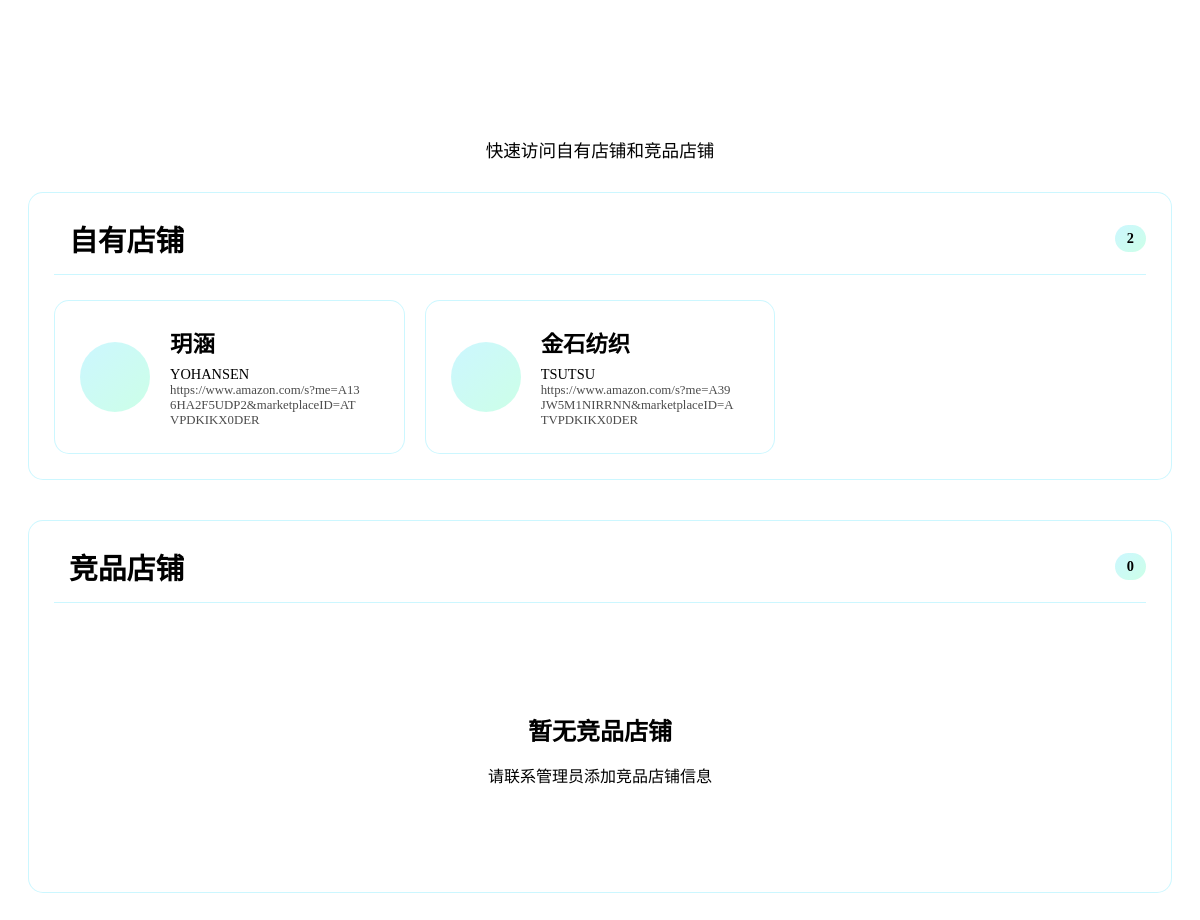
/toolset/shop-nav (signed in), run on the app's committed database.
### tables this page shows
CREATE TABLE "shops" (
                id INTEGER PRIMARY KEY AUTOINCREMENT,
                shop_name TEXT NOT NULL UNIQUE,
                brand_name TEXT,
                shop_url TEXT NOT NULL,
                operator TEXT,
                shop_type TEXT DEFAULT "自有",
                created_at TIMESTAMP DEFAULT CURRENT_TIMESTAMP,
                updated_at TIMESTAMP DEFAULT CURRENT_TIMESTAMP,
                created_by INTEGER,
                FOREIGN KEY (created_by) REFERENCES users (id)
            );

### routes/toolset.py (the view)
@toolset_bp.route('/shop-nav')
@login_required
def shop_nav():
    LogService.log(
        action="访问店铺导航",
        resource="店铺导航",
        log_type="user",
        level="info"
    )
    from core.user_model import User
    username = session.get('username')
    user = User.get_user_by_username(username)
    chinese_name = user.chinese_name if user and user.chinese_name else username
    is_admin = username == 'damonrock'
    from core.shop_model import Shop
    shops_data = Shop.get_shops_by_user_permission(username, chinese_name, is_admin)
    return render_template('operations/shop_nav_embed.html',
                          chinese_name=chinese_name,
                          own_shops=shops_data['own_shops'],
                          competitor_shops=shops_data['competitor_shops'])

### core/auth.py (called while the page is built)
def is_logged_in():
    return 'username' in session

def login_required(f):
    from functools import wraps
    @wraps(f)
    def decorated_function(*args, **kwargs):
        if not is_logged_in():
            return redirect(url_for('auth.login', next=request.url))
        return f(*args, **kwargs)
    return decorated_function

### core/database.py (called while the page is built)
def get_user(username):
    conn = get_db_connection()
    cursor = conn.cursor()
    cursor.execute('SELECT * FROM users WHERE username = ?', (username,))
    user = cursor.fetchone()
    conn.close()
    return user

def add_log(user_id, username, action, resource=None, details=None,
           ip_address=None, user_agent=None, log_type='user', level='info'):
    conn = get_db_connection()
    cursor = conn.cursor()
    try:
        cursor.execute(
            '''INSERT INTO logs
               (user_id, username, action, resource, details, ip_address, user_agent, log_type, level)
               VALUES (?, ?, ?, ?, ?, ?, ?, ?, ?)''',
            (user_id, username, action, resource, details, ip_address, user_agent, log_type, level)
        )
        conn.commit()
        return True
    except Exception as e:
        print(f"添加日志失败: {e}")
        return False
    finally:
        conn.close()

### core/database_config.py (called while the page is built)
def get_db_connection():
    conn = sqlite3.connect(DB_PATH)
    conn.execute(f"PRAGMA temp_store = 2")  # 使用临时内存存储
    conn.execute("PRAGMA journal_mode = WAL")  # 使用WAL模式提高并发性能
    def beijing_now():
        """返回当前北京时间"""
        return datetime.strftime(datetime.now(), '%Y-%m-%d %H:%M:%S')
    conn.create_function("beijing_now", 0, beijing_now)
    conn.row_factory = sqlite3.Row  # 使结果可以通过列名访问
    return conn

### core/shop_model.py (called while the page is built)
    @classmethod
    def get_shops_by_user_permission(cls, username, chinese_name=None, is_admin=False):
        all_shops = cls.get_by_user_permission(username, chinese_name, is_admin)
        own_shops = []
        competitor_shops = []
        for shop in all_shops:
            if shop.shop_type == '自有':
                own_shops.append(shop)
            elif shop.shop_type == '竞品':
                competitor_shops.append(shop)
        return {
            'own_shops': own_shops,
            'competitor_shops': competitor_shops
        }

### templates/operations/shop_nav_embed.html (shortened to what this page needs)
<div class="shop-nav-container">
    <div class="nav-header">
        <h2> 店铺导航</h2>
        <p>快速访问自有店铺和竞品店铺</p>
    </div>
    <div class="shops-categories">
        <div class="shop-category">
            <div class="category-title">
                <h3>自有店铺</h3>
                <span class="shop-count">{{ own_shops|length if own_shops else 0 }}</span>
            </div>
            <div class="shop-cards">
                {% if own_shops %}
                    {% for shop in own_shops %}
                    <div class="shop-card">
                        <a href="{{ shop.shop_url }}" target="_blank" class="shop-link">
                            <div class="shop-icon">
                            </div>
                            <div class="shop-content">
                                <h4>{{ shop.shop_name }}</h4>
                                <p>{{ shop.brand_name if shop.brand_name else '无品牌信息' }}</p>
                                <p class="shop-url">{{ shop.shop_url }}</p>
                            </div>
                        </a>
                    </div>
                    {% endfor %}
                {% else %}
                    <div class="empty-shops">
                        <i class="fas fa-store-slash"></i>
                        <h3>暂无自有店铺</h3>
                        <p>请联系管理员添加自有店铺信息</p>
                    </div>
                {% endif %}
            </div>
        </div>
        <div class="shop-category">
            <div class="category-title">
                <h3>竞品店铺</h3>
                <span class="shop-count">{{ competitor_shops|length if competitor_shops else 0 }}</span>
            </div>
            <div class="shop-cards">
                {% if competitor_shops %}
                    {% for shop in competitor_shops %}
                    <div class="shop-card">
                        <a href="{{ shop.shop_url }}" target="_blank" class="shop-link">
                            <div class="shop-icon">
                                <i class="fas fa-store"></i>
                            </div>
                            <div class="shop-content">
                                <h4>{{ shop.shop_name }}</h4>
                                <p>{{ shop.brand_name if shop.brand_name else '无品牌信息' }}</p>
                                <p class="shop-url">{{ shop.shop_url }}</p>
                            </div>
                            <div class="shop-link-arrow">
                                <i class="fas fa-external-link-alt"></i>
                            </div>
                        </a>
                    </div>
                    {% endfor %}
                {% else %}
                    <div class="empty-shops">
                        <h3>暂无竞品店铺</h3>
                        <p>请联系管理员添加竞品店铺信息</p>
                    </div>
                {% endif %}
            </div>
        </div>
    </div>
</div>

### templates/operations/shop_nav_embed.html (style rules this page uses)
.shop-nav-container { padding: 20px; color: var(--text-primary); }
.nav-header { text-align: center; margin-bottom: 30px; }
.nav-header h2 { font-size: 2.5rem; margin-bottom: 5px; background: linear-gradient(135deg, var(--neon-blue) 0%, var(--neon-purple) 100%); -webkit-background-clip: text; -webkit-text-fill-color: transparent; background-clip: text; }
.nav-header p { font-size: 1.1rem; color: var(--text-secondary); margin-bottom: 5px; }
.shops-categories { display: flex; flex-direction: column; gap: 40px; }
.shop-category { background: rgba(255, 255, 255, 0.05); backdrop-filter: blur(10px); border: 1px solid rgba(0, 212, 255, 0.2); border-radius: 15px; padding: 25px; transition: all var(--transition-normal) ease; }
.category-title { display: flex; align-items: center; gap: 15px; margin-bottom: 25px; padding-bottom: 15px; border-bottom: 1px solid rgba(0, 212, 255, 0.2); }
.category-title h3 { margin: 0; font-size: 1.8em; font-weight: 600; color: var(--text-primary); flex: 1; }
.shop-count { background: linear-gradient(135deg, rgba(0, 212, 255, 0.2), rgba(0, 255, 136, 0.2)); color: var(--neon-blue); padding: 5px 12px; border-radius: 20px; font-size: 0.9rem; font-weight: 600; }
.shop-cards { display: grid; grid-template-columns: repeat(auto-fill, minmax(300px, 1fr)); gap: 20px; }
.shop-url { font-size: 0.8rem !important; word-break: break-all; opacity: 0.7; }
.shop-card { background: rgba(255, 255, 255, 0.05); border: 1px solid rgba(0, 212, 255, 0.2); border-radius: 15px; overflow: hidden; position: relative; transition: all var(--transition-normal) ease; cursor: pointer; }
.shop-card::before { content: ''; position: absolute; top: 0; left: 0; right: 0; bottom: 0; background: linear-gradient(135deg, rgba(0, 212, 255, 0.1) 0%, rgba(157, 78, 221, 0.1) 100%); opacity: 0; transition: opacity 0.3s ease; }
.shop-link { display: flex; align-items: center; padding: 25px; text-decoration: none; color: var(--text-primary); position: relative; z-index: 1; }
.shop-icon { width: 70px; height: 70px; border-radius: 50%; background: linear-gradient(135deg, rgba(0, 212, 255, 0.2), rgba(0, 255, 136, 0.2)); display: flex; align-items: center; justify-content: center; margin-right: 20px; flex-shrink: 0; transition: all var(--transition-normal) ease; }
.shop-content { flex: 1; }
.shop-content h4 { margin: 0 0 8px 0; font-size: 1.4rem; font-weight: 600; transition: color var(--transition-normal) ease; }
.shop-content p { margin: 0; font-size: 0.9rem; color: var(--text-secondary); word-break: break-all; }
.empty-shops { grid-column: 1 / -1; text-align: center; padding: 60px; color: var(--text-secondary); }
.empty-shops h3 { font-size: 1.5rem; margin-bottom: 10px; color: var(--text-primary); }
.empty-shops p { font-size: 1rem; margin-bottom: 20px; }

### data on the page
shops: shop_name "玥涵", brand_name "YOHANSEN", shop_url "https://www.amazon.com/s?me=A136HA2F5UDP2&marketplaceID=ATVPDKIKX0DER"
shops: shop_name "金石纺织", brand_name "TSUTSU", shop_url "https://www.amazon.com/s?me=A39JW5M1NIRRNN&marketplaceID=ATVPDKIKX0DER"

### other printed values
{{ own_shops|length if own_shops else 0 }} "2"
{{ competitor_shops|length if competitor_shops else 0 }} "0"
